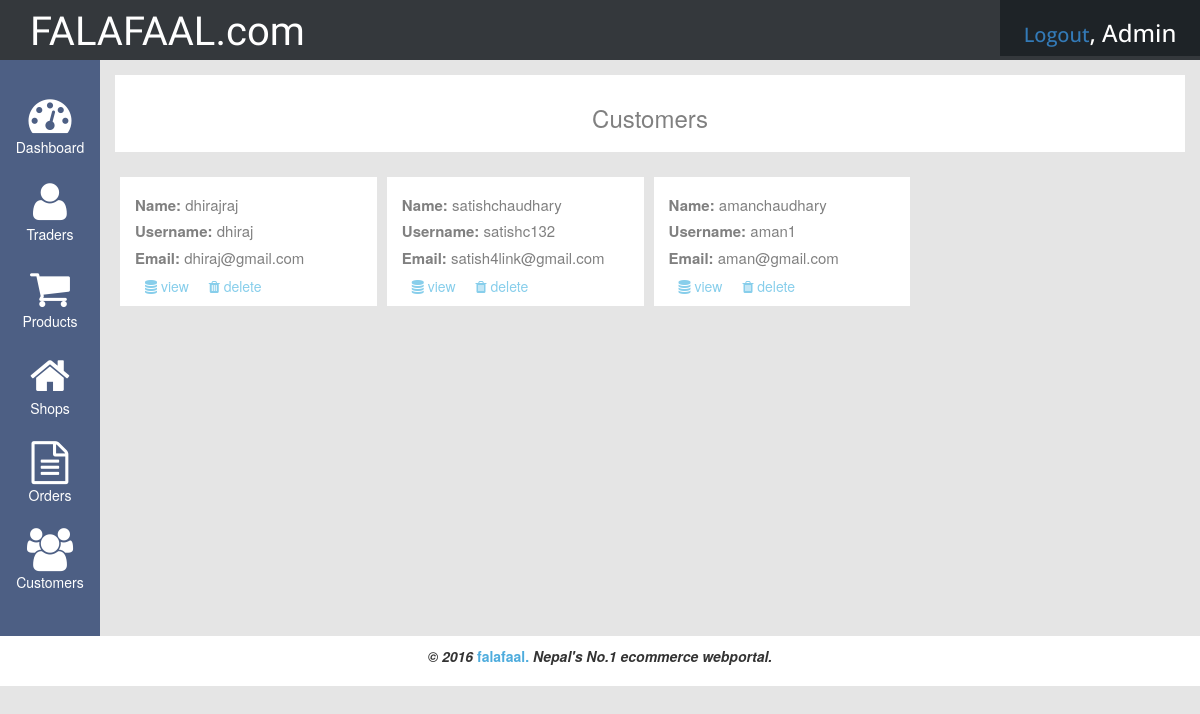
Screenshot of /admin/customers.php (signed in) with the database file from the repository.
### tables this page shows
CREATE TABLE IF NOT EXISTS `customers` (
  `cust_id` int(11) NOT NULL AUTO_INCREMENT,
  `fname` varchar(64) NOT NULL,
  `lname` varchar(64) NOT NULL,
  `email` varchar(128) NOT NULL,
  `username` varchar(64) NOT NULL,
  `password` varchar(128) NOT NULL,
  PRIMARY KEY (`cust_id`)
);

### admin/customers.php (the view, shortened to what this page needs)
<?php
 include("include/header.php");
?>
<div class="col-xs-12 col-sm-11 col-md-11">
	<div class="col-xs-12 col-sm-12 col-md-12 no-padding">
		<div class="main-title">
			<h3>customers</h3>
		</div>
	</div>
	<div class="col-xs-12 col-sm-12 col-md-12 no-padding">
		<div class="traders-list">
			<?php
				if(isset($_SESSION["traderuser"])){
					echo "<h1>Sorry! You don't have permission to visit this page.</h1>";
				}else{
				$sql="SELECT * FROM customers";
					$result = mysqli_query($connection, $sql) or die(mysqli_error());
					while($row = mysqli_fetch_assoc($result)){
						echo "<div class='traders-box'>";
						echo "<h4><span>name: </span>".$row['fname'].$row['lname']."</h4>";
						echo "<h4><span>username: </span>".$row['username']."</h4>";
						echo "<h4><span>email: </span>".$row['email']."</h4>";
						echo "<ul>"."<li>";
							echo "<a href=detailcustomer.php?id=".$row['cust_id']."><i class='fa fa-database'></i> view</a>"."</li>";
							echo "<li>"."<a onclick='return confirmDel()' href=?mode=del&id=".$row['cust_id']."><i class='fa fa-trash'></i> delete</a>";
							echo "</li>"."</ul>";
						echo "</div>";
					}
				}
			?>
		</div>
	</div>
</div>
<?php include("include/footer.php"); ?>

### admin/css/style.css (style rules this page uses)
body { font-family: 'Raleway', sans-serif; background: #e5e5e5!important; }
.no-padding { padding-left: 0!important; padding-right:0!important; }
.main-title { background: #ffffff; padding:10px 0px; margin-top:15px; text-align:center; }
.main-title h3 { text-transform: capitalize; color:gray; }
.traders-list { margin:20px 0; }
.traders-box { width:24%; margin:5px 5px; padding:10px 15px; background: #ffffff; display:inline-block; }
.traders-box h4 { font-size:15px; color:gray; }
.traders-box h4 span { text-transform: capitalize; font-weight: bold; }
.traders-box ul { margin-bottom: 0; }
.traders-box ul li { display: inline-block; }
.traders-box ul li a:link, .traders-box ul li a:visited { text-decoration:none; padding:5px 10px; color:skyblue; text-align: right; }

### rows the page displays
customers: fname "dhiraj", lname "raj", username "dhiraj", email "dhiraj@gmail.com"
customers: fname "satish", lname "chaudhary", username "satishc132", email "satish4link@gmail.com"
customers: fname "aman", lname "chaudhary", username "aman1", email "aman@gmail.com"

### other values shown
$name "Admin"
